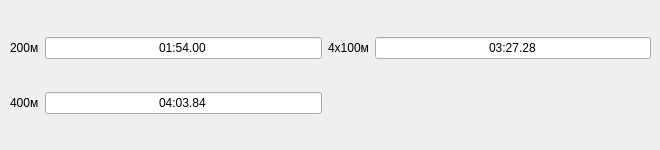
         <widget class="QWidget" name="tab_43">
          <attribute name="title">
           <string>Чоловіки</string>
          </attribute>
          <widget class="QWidget" name="layoutWidget_29">
           <property name="geometry">
            <rect>
             <x>10</x>
             <y>10</y>
             <width>641</width>
             <height>131</height>
            </rect>
           </property>
           <layout class="QGridLayout" name="gridLayout_31">
            <item row="1" column="0">
             <widget class="QLabel" name="label_197">
              <property name="text">
               <string>400м</string>
              </property>
             </widget>
            </item>
            <item row="0" column="0">
             <widget class="QLabel" name="label_195">
              <property name="text">
               <string>200м</string>
              </property>
             </widget>
            </item>
            <item row="1" column="1">
             <widget class="QLineEdit" name="lineEdit_50m_complex_men400">
              <property name="text">
               <string>04:03.84</string>
              </property>
              <property name="alignment">
               <set>Qt::AlignCenter</set>
              </property>
             </widget>
            </item>
            <item row="0" column="2">
             <widget class="QLabel" name="label_194">
              <property name="text">
               <string>4х100м</string>
              </property>
             </widget>
            </item>
            <item row="0" column="1">
             <widget class="QLineEdit" name="lineEdit_50m_complex_men200">
              <property name="text">
               <string>01:54.00</string>
              </property>
              <property name="alignment">
               <set>Qt::AlignCenter</set>
              </property>
             </widget>
            </item>
            <item row="0" column="3">
             <widget class="QLineEdit" name="lineEdit_50m_complex_men4x100">
              <property name="text">
               <string>03:27.28</string>
              </property>
              <property name="alignment">
               <set>Qt::AlignCenter</set>
              </property>
             </widget>
            </item>
           </layout>
          </widget>
         </widget>
